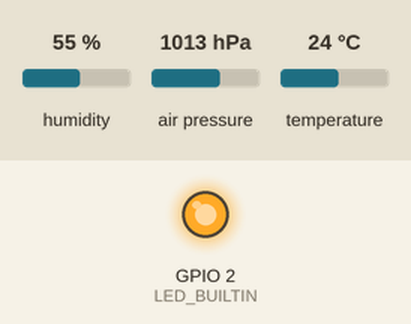
Recording of a sketch running on a simulated ESP8266 (NodeMCU). On the bench: output pins drawn as LEDs (lit = HIGH, except the on-board LED, lit = LOW). The inputs (shaded band) are chosen by the test bench; at power-on: humidity 55 %, air pressure 1013 hPa, temperature 24 °C. WiFi joins after 1.5 s; servers stay silent unless stated; uploads are accepted with an empty reply; what the sketch prints to the serial monitor is not drawn. At 3.7 s the program puts the board to deep sleep or switches it off; the recording ends there.

Above: at 0.1 s.
At 2.8 s:
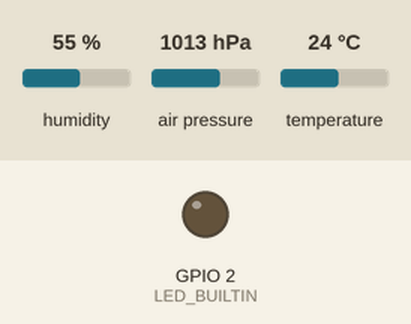
Timing chart, 0 to 3.7 s (numbered marks = the images above):
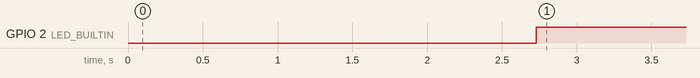

Measured:
- by itself, GPIO 2 (LED_BUILTIN): LOW → HIGH at 2.7 s

The sketch:

NodeMCUv1_BME280_deepsleep.ino
```cpp
#ifdef ESP32
  #include <WiFi.h>
  #include <HTTPClient.h>
#else
  #include <ESP8266WiFi.h>
  #include <ESP8266HTTPClient.h>
  #include <WiFiClient.h>
#endif

#include <Wire.h>
#include <Adafruit_Sensor.h>
#include <Adafruit_BME280.h>

ADC_MODE(ADC_VCC);

//const char* ssid = "tono.io";
const char* ssid = "SookYenFarm";
const char* password = "0863741677";

const char* serverName = "http://tonofarm.herokuapp.com/esp-post-data.php";

String apiKeyValue = "tonofarm.io";
String sensorName = "BME280";
String sensorLocation = "12.7581423,102.1468503";

#define SEALEVELPRESSURE_HPA (1013.25)
Adafruit_BME280 bme;  // I2C
//Adafruit_BME280 bme(BME_CS);  // hardware SPI
//Adafruit_BME280 bme(BME_CS, BME_MOSI, BME_MISO, BME_SCK);  // software SPI

float v;
int value = 0;
void connect() {
   // We start by connecting to a WiFi network
  Serial.println();
  Serial.println();
  Serial.print("Connecting to ");
  Serial.println(ssid);
  WiFi.begin(ssid, password);
  while (WiFi.status() != WL_CONNECTED) {
    delay(500);
    Serial.print(".");
  }
  Serial.println("");
  Serial.println("WiFi connected");
  Serial.println("IP address: ");
  Serial.println(WiFi.localIP());

  // VCC
  v = ESP.getVcc() / 1000.0;
  Serial.print("VCC: ");
  Serial.println(v);

  // (you can also pass in a Wire library object like &Wire2)
  bool status = bme.begin(0x76);
  if (!status) {
    Serial.println("Could not find a valid BME280 sensor, check wiring or change I2C address!");
    while (1);
  }

  Serial.println("Timer set to 30 seconds (timerDelay variable), it will take 30 seconds before publishing the first reading.");
  // Use WiFiClient class to create TCP connections

  if(WiFi.status()== WL_CONNECTED){
      HTTPClient http;

      // Your Domain name with URL path or IP address with path
      http.begin(serverName);

      // Specify content-type header
      http.addHeader("Content-Type", "application/x-www-form-urlencoded");

      // Prepare your HTTP POST request data
      String httpRequestData = "api_key=" + apiKeyValue + "&sensor=" + sensorName
                            + "&location=" + sensorLocation + "&value1=" + String(bme.readTemperature())
                            + "&value2=" + String(bme.readHumidity()) + "&value3=" + String(bme.readPressure()/100.0F) + "&value4=" + v + "";
      Serial.print("httpRequestData: ");
      Serial.println(httpRequestData);

      // You can comment the httpRequestData variable above
      // then, use the httpRequestData variable below (for testing purposes without the BME280 sensor)
      //String httpRequestData = "api_key=tPmAT5Ab3j7F9&sensor=BME280&location=Office&value1=24.75&value2=49.54&value3=1005.14";

      // Send HTTP POST request
      int httpResponseCode = http.POST(httpRequestData);

      // Show Connect Status
      digitalWrite(LED_BUILTIN, LOW);   // turn the LED on (HIGH is the voltage level)
      delay(1000);

      // If you need an HTTP request with a content type: text/plain
      //http.addHeader("Content-Type", "text/plain");
      //int httpResponseCode = http.POST("Hello, World!");

      // If you need an HTTP request with a content type: application/json, use the following:
      //http.addHeader("Content-Type", "application/json");
      //int httpResponseCode = http.POST("{\"value1\":\"19\",\"value2\":\"67\",\"value3\":\"78\"}");

      if (httpResponseCode>0) {
        Serial.print("HTTP Response code: ");
        Serial.println(httpResponseCode);
      }
      else {
        Serial.print("Error code: ");
        Serial.println(httpResponseCode);
      }
      // Free resources
      http.end();
      digitalWrite(LED_BUILTIN, HIGH);
      delay(1000);
   }
   else {
    Serial.println("WiFi Disconnected");
   }
}
void setup() {
  Serial.begin(115200);
  pinMode(LED_BUILTIN, OUTPUT);
  Serial.setTimeout(2000);
  // Wait for serial to initialize.
  while (!Serial) { }

  Serial.println("Device Started");
  Serial.println("-------------------------------------");
  Serial.println("Running Deep Sleep Firmware!");
  Serial.println("-------------------------------------");

  connect();

  Serial.println("Sleeping 60 seconds ..");
  // Deep Sleep 60 seconds
  ESP.deepSleep(58e6); // 60e6 is 60 microsecondsESP.
}

void loop() {
}
```
